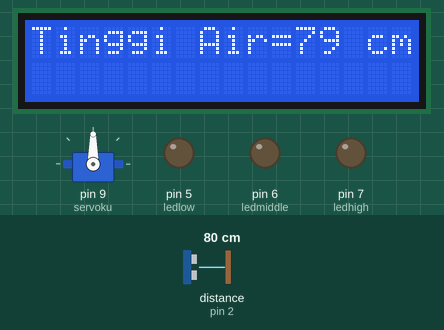
Bench run of a sketch on a simulated Arduino Uno, built with avr-gcc and run on an emulated ATmega328P. Shown: 16×2 character LCD, servo, output pins drawn as LEDs (lit = HIGH). Wiring (inferred from the names in the program): ultrasonic range finder: trigger pin 4; echo pin 2. Inputs (shaded band) come from the test bench; at power-on: distance to the obstacle (sensor on pin 2) 80 cm. The echo pulse lasts 58.3 µs per cm; the modem accepts every AT command (registered, SIM ready, sends succeed) and sends nothing else; pins used as bus, display or sensor lines are not drawn; what the sketch prints to the serial monitor is not drawn.

Above: at 2.3 s.
2.4 s: distance to the obstacle (sensor on pin 2) set to 18 cm
At 3.5 s:
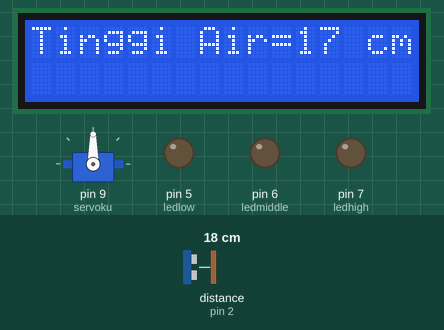
3.9 s: distance to the obstacle (sensor on pin 2) set to 15 cm
At 6.1 s:
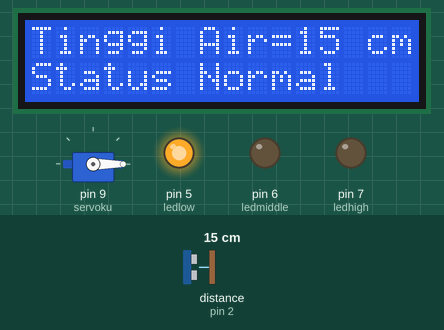
6.4 s: distance to the obstacle (sensor on pin 2) set to 13 cm
At 9.9 s:
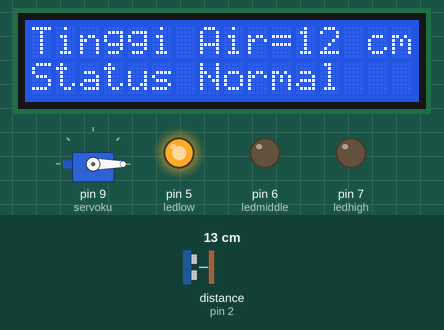
10.2 s: distance to the obstacle (sensor on pin 2) set to 10 cm
At 11.9 s:
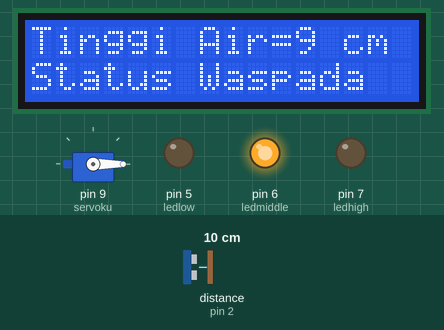
12.2 s: distance to the obstacle (sensor on pin 2) set to 8 cm
At 13.0 s:
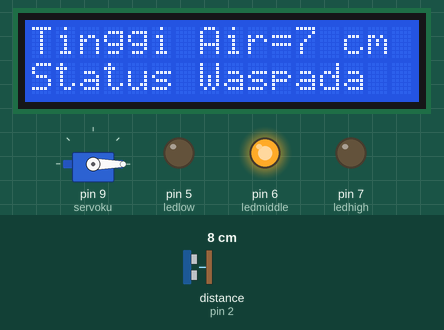
14.6 s: distance to the obstacle (sensor on pin 2) set to 5 cm
At 16.2 s:
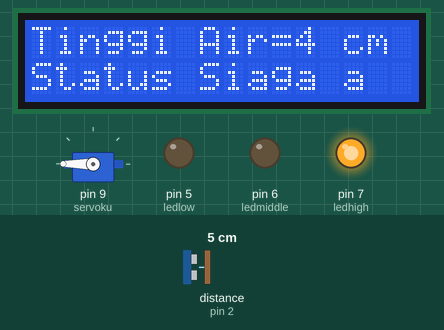
Timing chart, 0 to 17.6 s (numbered marks = the images above; inputs shaded):
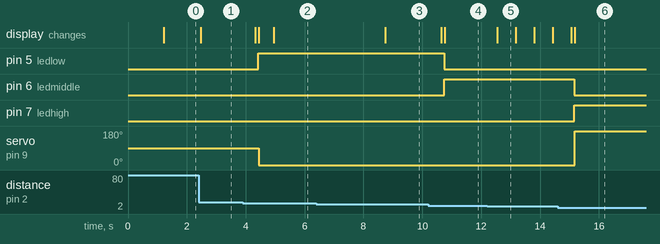

The sketch:

ArduinoUno_1.ino
```cpp
#include <Wire.h>
#include <LiquidCrystal_I2C.h>
LiquidCrystal_I2C lcd(0x27, 16, 2);
#include <Servo.h>
Servo servoku;
int pos = 0;
#include <SoftwareSerial.h>
SoftwareSerial mySerial(10, 11);


#define trigpin 4
#define echopin 2
int duration, distance;
int ledlow = 5;
int ledmiddle = 6;
int ledhigh = 7;


void setup() {
  Serial.begin(9600);
  lcd.begin();
  pinMode(trigpin, OUTPUT);
  pinMode(echopin, INPUT);
  pinMode(ledlow, OUTPUT);
  pinMode(ledmiddle, OUTPUT);
  pinMode(ledhigh, OUTPUT);

  mySerial.begin(9600); //Setting the baud rate of GSM Module
  delay(100);
  mySerial.println("AT");
  mySerial.println("AT+CMGF=1");
  mySerial.println("AT+CNMI=1,2,0,0,0");
  //SendSMSAwal();
  //delay(1000);

  digitalWrite(ledlow, LOW);
  digitalWrite(ledmiddle, LOW);
  digitalWrite(ledhigh, LOW);
  servoku.attach(9);
  delay(1000);
}

void loop() {
  datasenttoesp8266();
  delay(100);
  serialgsm();
}


void serialgsm() {
  ///Setup Serial GSM
  if (mySerial.available() > 0)
  {
    Serial.write(mySerial.read());
  }

  if (  (distance > 0) && (distance <= 5)  ) //Level Siaga
  {

    digitalWrite(ledlow, LOW);
    digitalWrite(ledmiddle, LOW);
    digitalWrite(ledhigh, HIGH);
    lcd.setCursor(0, 1);
    lcd.print("Status Siaga ");
    servoku.write(180);
    delay(500);
  }
  if (  (distance > 5) && (distance <= 10)  ) //Level Waspada
  {
    digitalWrite(ledlow, LOW);
    digitalWrite(ledmiddle, HIGH);
    digitalWrite(ledhigh, LOW);
    lcd.setCursor(0, 1);
    lcd.print("Status Waspada ");
  }
  if (  (distance > 10) && (distance <=15)   ) //Level Normal
  {
    digitalWrite(ledlow, HIGH);
    digitalWrite(ledmiddle, LOW);
    digitalWrite(ledhigh, LOW);
    lcd.setCursor(0, 1);
    lcd.print("Status Normal ");
    servoku.write(-180);
  }
  if (distance < 5) {
    SendSMSBuka();
  }
  if (distance == 15) {
    SendSMSTutup();
  }
  delay(500);
}
void SendSMSBuka()
{
  mySerial.println("AT+CMGF=1");
  delay(1000);
  mySerial.println("AT+CMGS=\"081269637323\"\r"); ///Replace x with mobile number
  delay(1000);
  mySerial.println("PINTU AIR TERBUKA"); ///The SMS text you want to send
  delay(100);
  mySerial.println((char)26);  ////ASCII code of CTRL+Z
  delay(1000);
}
void SendSMSTutup()
{
  mySerial.println("AT+CMGF=1");
  delay(1000);
  mySerial.println("AT+CMGS=\"081269637323\"\r"); ///Replace x with mobile number
  delay(1000);
  mySerial.println("PINTU AIR TUTUP"); ///The SMS text you want to send
  delay(100);
  mySerial.println((char)26);  ////ASCII code of CTRL+Z
  delay(1000);
}

void datasenttoesp8266() {
  digitalWrite(trigpin, HIGH);

  delayMicroseconds(1000);
  digitalWrite(trigpin, LOW);


  duration = pulseIn(echopin, HIGH);

  distance = ( duration / 2) / 29.1;
  //Serial.print("cm:");
  Serial.println(distance);


  lcd.setCursor(0, 0);
  lcd.print("Tinggi Air=");
  lcd.print(distance);       //Menampilkan jarak pada LCD 16x2
  lcd.print(" cm ");
}
```

Measured:
- the behaviour switches between 17 and 16 cm on distance to the obstacle (sensor on pin 2) (found by bisection; images 1 and 2)
- the behaviour switches between 12 and 11 cm on distance to the obstacle (sensor on pin 2) (found by bisection; images 3 and 4)
- the behaviour switches between 7 and 6 cm on distance to the obstacle (sensor on pin 2) (found by bisection; images 5 and 6)
- after the input at 2.4 s, the display: changes after 0.06 s (image 1)
- after the input at 3.9 s, pin 5 (ledlow): LOW → HIGH after 0.52 s; servo on pin 9 (servoku): 90° → 0° after 0.54 s; the display: first changes after 0.42 s (image 2 shows a later state)
- after the input at 6.4 s, the display: changes after 2.3 s (image 3)
- after the input at 10.2 s, pin 5 (ledlow): HIGH → LOW after 0.54 s; pin 6 (ledmiddle): LOW → HIGH after 0.54 s; the display: first changes after 0.44 s (image 4 shows a later state)
- after the input at 12.2 s, the display: changes after 0.34 s (image 5)
- after the input at 14.6 s, pin 6 (ledmiddle): HIGH → LOW after 0.57 s; pin 7 (ledhigh): LOW → HIGH after 0.57 s; servo on pin 9 (servoku): 0° → 180° after 0.58 s; the display: first changes after 0.47 s (image 6 shows a later state)
